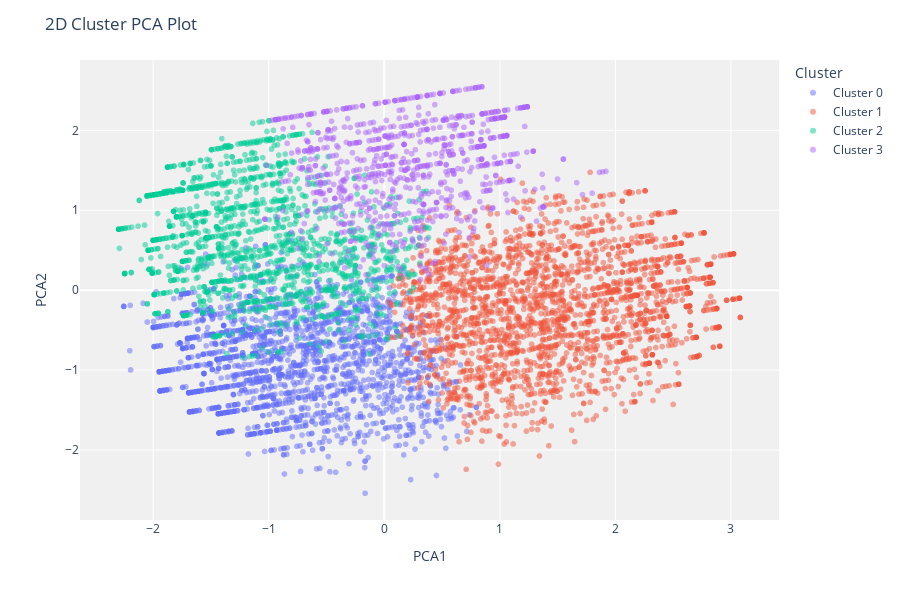

Notebook source saved alongside this figure:
### Markdown cell above
#### Calinski-Harabasz Index

The Calinski-Harabasz index also known as the Variance Ratio Criterion - can be used to evaluate the model, where a higher Calinski-Harabasz score relates to a model with better defined clusters.

The index is the ratio of the sum of between-clusters dispersion and of within-cluster dispersion for all clusters (where dispersion is defined as the sum of distances squared):

### Code cell
clus.evaluate_model(kmeans)

### Figure 1 — Plotly figure (JSON) as saved in the notebook; plotly's stock layout.template omitted (floating-point values rounded to 4 significant figures; data arrays with more than 128 entries replaced by an {"elided": "..."} marker saying what was removed)
{"data": [{"customdata": {"elided": "2145x1 int values"}, "hovertemplate": "Cluster=Cluster 0<br>PCA1=%{x}<br>PCA2=%{y}<br>Feature=%{customdata[0]}<extra></extra>", "legendgroup": "Cluster 0", "marker": {"color": "#636efa", "opacity": 0.5, "symbol": "circle"}, "mode": "markers", "name": "Cluster 0", "showlegend": true, "textposition": "top center", "type": "scattergl", "x": {"elided": "2145 float values"}, "xaxis": "x", "y": {"elided": "2145 float values"}, "yaxis": "y"}, {"customdata": {"elided": "2356x1 int values"}, "hovertemplate": "Cluster=Cluster 1<br>PCA1=%{x}<br>PCA2=%{y}<br>Feature=%{customdata[0]}<extra></extra>", "legendgroup": "Cluster 1", "marker": {"color": "#EF553B", "opacity": 0.5, "symbol": "circle"}, "mode": "markers", "name": "Cluster 1", "showlegend": true, "textposition": "top center", "type": "scattergl", "x": {"elided": "2356 float values"}, "xaxis": "x", "y": {"elided": "2356 float values"}, "yaxis": "y"}, {"customdata": {"elided": "1651x1 int values"}, "hovertemplate": "Cluster=Cluster 2<br>PCA1=%{x}<br>PCA2=%{y}<br>Feature=%{customdata[0]}<extra></extra>", "legendgroup": "Cluster 2", "marker": {"color": "#00cc96", "opacity": 0.5, "symbol": "circle"}, "mode": "markers", "name": "Cluster 2", "showlegend": true, "textposition": "top center", "type": "scattergl", "x": {"elided": "1651 float values"}, "xaxis": "x", "y": {"elided": "1651 float values"}, "yaxis": "y"}, {"customdata": {"elided": "880x1 int values"}, "hovertemplate": "Cluster=Cluster 3<br>PCA1=%{x}<br>PCA2=%{y}<br>Feature=%{customdata[0]}<extra></extra>", "legendgroup": "Cluster 3", "marker": {"color": "#ab63fa", "opacity": 0.5, "symbol": "circle"}, "mode": "markers", "name": "Cluster 3", "showlegend": true, "textposition": "top center", "type": "scattergl", "x": {"elided": "880 float values"}, "xaxis": "x", "y": {"elided": "880 float values"}, "yaxis": "y"}], "layout": {"height": 600, "legend": {"title": {"text": "Cluster"}, "tracegroupgap": 0}, "margin": {"t": 60}, "plot_bgcolor": "rgb(240,240,240)", "title": {"text": "2D Cluster PCA Plot"}, "xaxis": {"anchor": "y", "domain": [0, 1], "title": {"text": "PCA1"}}, "yaxis": {"anchor": "x", "domain": [0, 1], "title": {"text": "PCA2"}}}}
